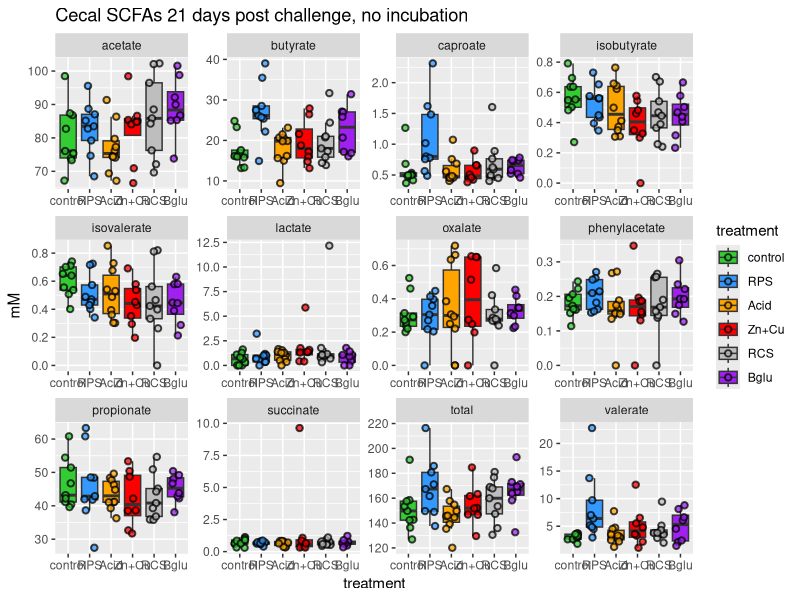
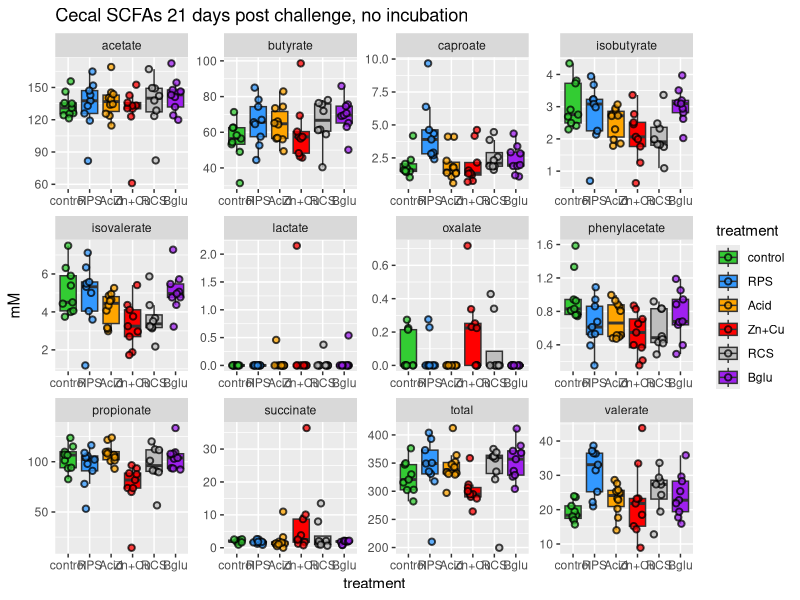
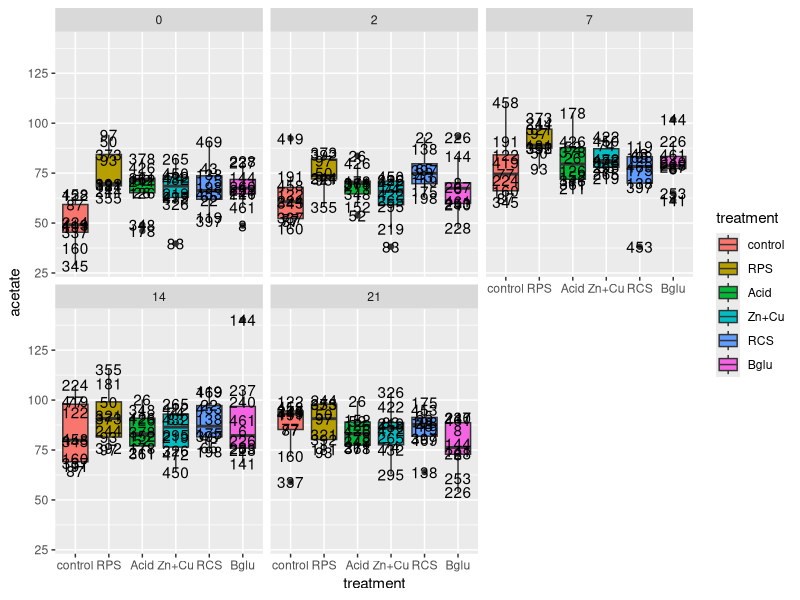
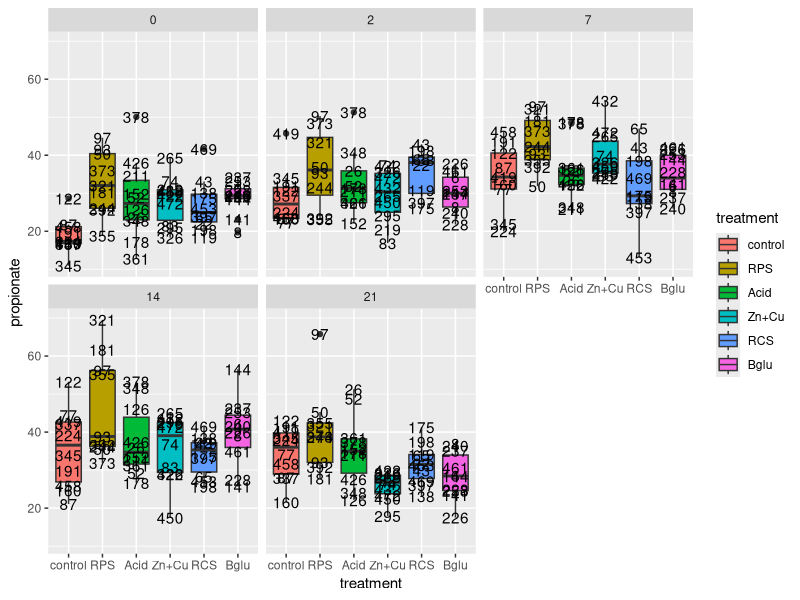
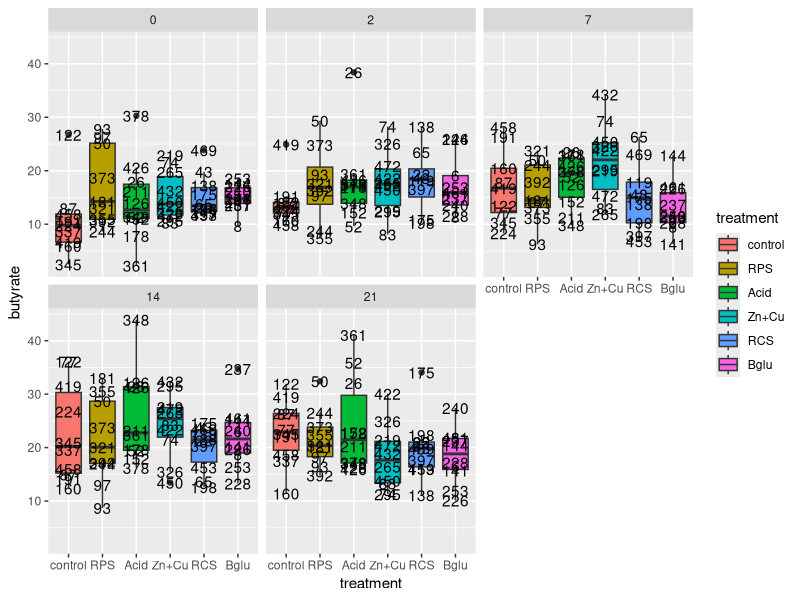
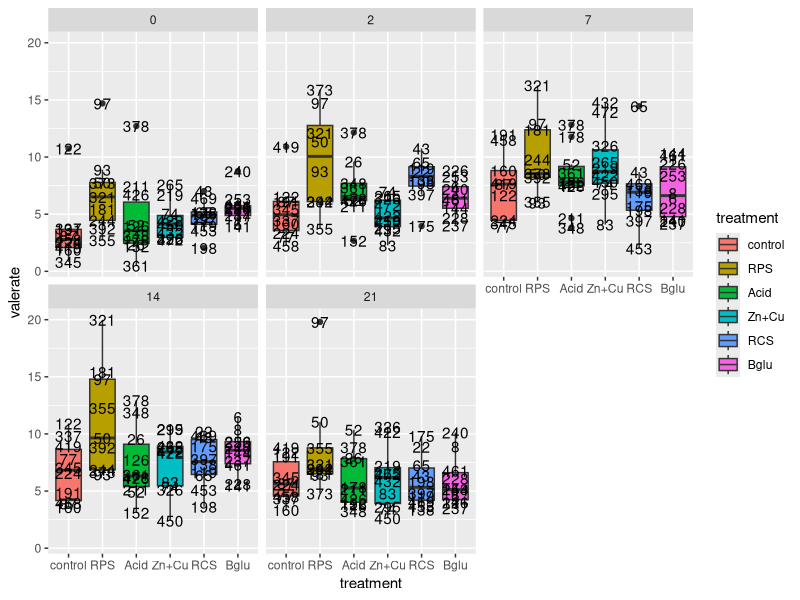
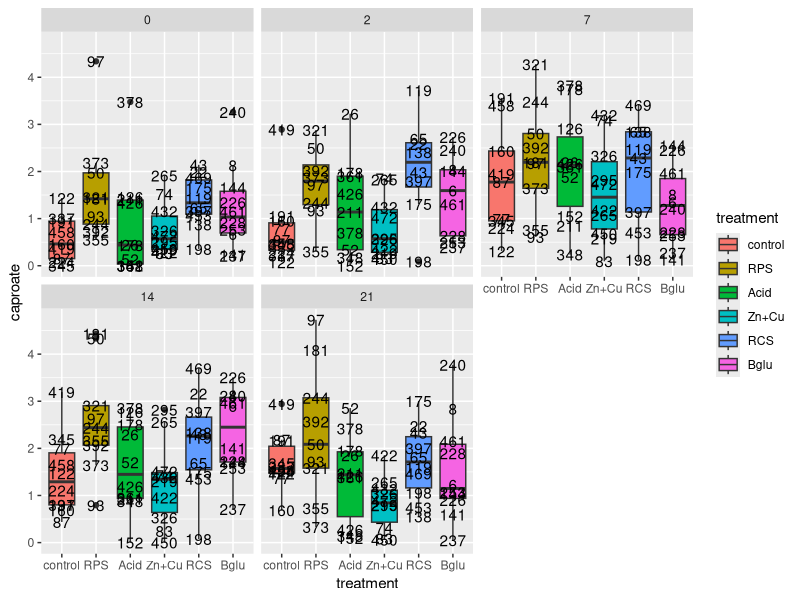
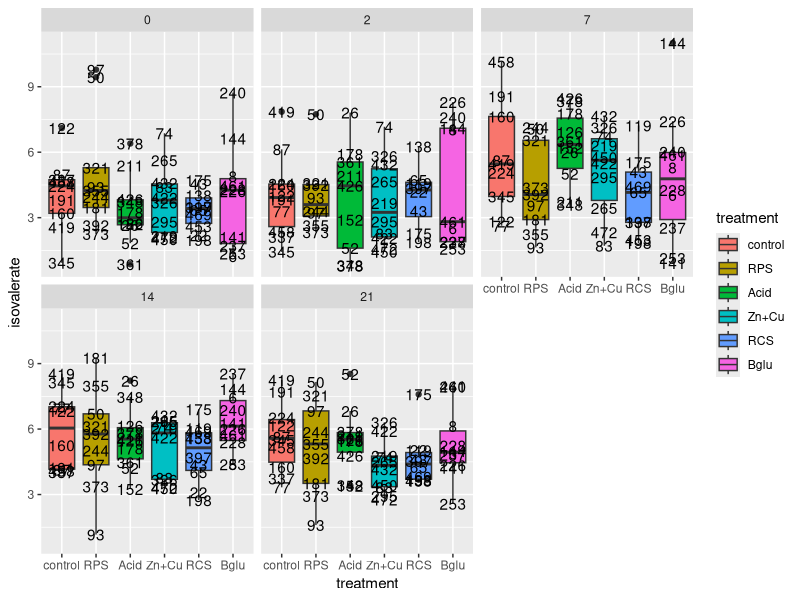

The R script that drew these images, in order:
# setwd('')
library(tidyverse)


vfas <- read_csv('./data/FS12b_vfas.csv')

vfas$treatment <- factor(vfas$treatment, levels = c('control', 'RPS', 'Acid', 'Zn+Cu', 'RCS', 'Bglu'))

vfas.gather <- vfas %>% gather(key = VFA, value = mM, -(pignum:hour))

vfas.gather$set <- paste(vfas.gather$hour, vfas.gather$treatment)

# initial peek #

filter(vfas.gather, hour == 0) %>% ggplot(aes(x=treatment, y=mM, group=set, fill=treatment)) +
  geom_boxplot(outlier.alpha = 0) +geom_jitter(shape=21, size=1.5, stroke=1, alpha=.75, width = .25)+
  scale_fill_manual(values=c('#33CC33', '#3399FF', 'orange', 'red', 'grey', 'purple')) + 
  facet_wrap(~VFA, scales = 'free') + ggtitle("Cecal SCFAs 21 days post challenge, no incubation")

filter(vfas.gather, hour == 24) %>% ggplot(aes(x=treatment, y=mM, group=set, fill=treatment)) +
  geom_boxplot(outlier.alpha = 0) +geom_jitter(shape=21, size=1.5, stroke=1, alpha=.75, width = .25)+
  scale_fill_manual(values=c('#33CC33', '#3399FF', 'orange', 'red', 'grey', 'purple')) + 
  facet_wrap(~VFA, scales = 'free') + ggtitle("Cecal SCFAs 21 days post challenge, no incubation")

### propionate in 24hr incubation seems to have suffered in ZN

# 0 and 24 hr together

# filter(vfas.gather, VFA != 'succinate') %>% ggplot(aes(x=hour, y=mM, group=set, fill=treatment)) +
#   geom_boxplot(outlier.alpha = 0) +
#   scale_fill_manual(values=c('#33CC33', '#3399FF', 'orange', 'red', 'grey', 'purple')) + 
#   facet_wrap(~VFA, scales = 'free')
# 
###

# tests for RPS vs control

buttest <- vfas.gather %>% filter(treatment %in% c('control', 'RPS') & hour ==0 & VFA == 'butyrate')
valtest <- vfas.gather %>% filter(treatment %in% c('control', 'RPS') & hour ==0 & VFA == 'valerate')
captest <- vfas.gather %>% filter(treatment %in% c('control', 'RPS') & hour ==0 & VFA == 'caproate')
tottest <- vfas.gather %>% filter(treatment %in% c('control', 'RPS') & hour ==0 & VFA == 'total')

wilcox.test(buttest$mM~buttest$treatment) # p-value = 0.00399
wilcox.test(valtest$mM~valtest$treatment) # p-value = 0.0007816
wilcox.test(captest$mM~captest$treatment) # p-value = 0.01061
wilcox.test(tottest$mM~tottest$treatment) # p-value = 0.1135


### for correlations ###

vfas0 <- filter(vfas, hour == 0) %>% select(-hour)

vfas24 <- filter(vfas, hour == 24) %>% select(-hour)

colnames(vfas24) <- paste('P', colnames(vfas24), sep = '_') # why 'P' ?  Because it shows the 'P'otential amount of VFAs for that bolus

colnames(vfas24)[1] <- 'pignum'

vfas_for_cor <- merge(vfas0, vfas24, by = 'pignum')

vfas_for_cor$day <- 21
vfas_for_cor$tissue <- 'cecal_contents'
vfas_for_cor <- vfas_for_cor %>% select(pignum, treatment, day, tissue, everything())


write_csv(vfas_for_cor, './data/FS12b_vfas_for_cor.csv')

############### FECAL DATA #################




library(tidyverse)


####### WARNING! I THINK THERE IS A PROBLEM WITH THE DATA FROM DAY 7 and 21!!!!!

### SUSPICIOUS AMOUNTS OF LACTATE AND SUCCINATE ARE PRESENT, USUALLY THESE ARE VERY RARE
### I THINK THERE WAS AN ISSUE DURING SAMPLE PREP
### MY GUESS IS THAT THE SAMPLES WERE ALLOWED TO THAW AT ROOM TEMP FOR TOO LONG AND 
### SOME BACTERIAL METABOLIC ACTIVITY GENERATED EXCESS LACTATE AND SUCCINATE
### USUALLY THESE WOULD BE CONVERTED TO OTHER SCFAS BY ANAEROBIC FERMENTATION BUT
### THE ANAEROBES PROBABLY DIED DUE TO OXYGEN EXPOSURE.


# write_csv(res.all, 'FS12b_fecal_vfas.csv')

res.all <- read_csv('./data/FS12b_fecal_vfas.csv')
tests <- filter(res.all, time == 0) %>% do(pwilx=pairwise.wilcox.test(.$butyrate, .$treatment, p.adjust.method = 'none'))
#pairwise.wilcox.test(p.adjust.method = )
tests[[1]]


tests <- filter(res.all, time == 0) %>% do(pwilx=pairwise.wilcox.test(.$caproate, .$treatment, p.adjust.method = 'none'))
#pairwise.wilcox.test(p.adjust.method = )
tests[[1]]


tests <- filter(res.all, time == 0) %>% do(pwilx=pairwise.wilcox.test(.$valerate, .$treatment, p.adjust.method = 'none'))
#pairwise.wilcox.test(p.adjust.method = )
tests[[1]]


res.all$treatment <- factor(res.all$treatment, levels=c('control', 'RPS', 'Acid', 'Zn+Cu', 'RCS', 'Bglu'))


res.all %>% ggplot(aes(x=treatment, y=acetate, fill=treatment)) + facet_wrap(~time) + geom_boxplot() + geom_text(aes(label=pignum))
res.all %>% ggplot(aes(x=treatment, y=propionate, fill=treatment)) + facet_wrap(~time) + geom_boxplot()+ geom_text(aes(label=pignum))
res.all %>% ggplot(aes(x=treatment, y=butyrate, fill=treatment)) + facet_wrap(~time) + geom_boxplot()+ geom_text(aes(label=pignum))
res.all %>% ggplot(aes(x=treatment, y=valerate, fill=treatment)) + facet_wrap(~time) + geom_boxplot()+ geom_text(aes(label=pignum))
res.all %>% ggplot(aes(x=treatment, y=caproate, fill=treatment)) + facet_wrap(~time) + geom_boxplot()+ geom_text(aes(label=pignum))
res.all %>% ggplot(aes(x=treatment, y=isovalerate, fill=treatment)) + facet_wrap(~time) + geom_boxplot()+ geom_text(aes(label=pignum))
res.all %>% ggplot(aes(x=treatment, y=oxalate, fill=treatment)) + facet_wrap(~time) + geom_boxplot()+ geom_text(aes(label=pignum))
res.all %>% ggplot(aes(x=treatment, y=phenylacetate, fill=treatment)) + facet_wrap(~time) + geom_boxplot()+ geom_text(aes(label=pignum))
res.all %>% ggplot(aes(x=treatment, y=succinate, fill=treatment)) + facet_wrap(~time) + geom_boxplot()+ geom_text(aes(label=pignum))
res.all %>% ggplot(aes(x=treatment, y=fumarate, fill=treatment)) + facet_wrap(~time) + geom_boxplot()+ geom_text(aes(label=pignum))
res.all %>% ggplot(aes(x=treatment, y=lactate, fill=treatment)) + facet_wrap(~time) + geom_boxplot()+ geom_text(aes(label=pignum))


res.gather <- res.all %>% gather(key = variable, value = concentration, -(pignum:set))

# res.gather %>% filter(variable == 'total')%>% ggplot(aes(x=time, y=concentration, group=pignum, color=treatment)) + geom_line()

res.sum <- res.gather %>%  group_by(time, treatment, variable) %>%
  summarise(mean=mean(concentration), sd=sd(concentration), n=n(), sterr=sd/sqrt(n))

res.sum <- res.sum %>% mutate(treat_var=paste(treatment, variable, sep='_'))

res.sum$treatment <- factor(res.sum$treatment, levels= c('control', 'RPS', 'Acid', 'Zn+Cu', 'RCS', 'Bglu'))

res.sum %>% ggplot(aes(x=time, y=mean, group=treat_var, color=treatment)) +
  geom_line() + facet_wrap(~variable, scales='free') + scale_color_manual(values=c('#33CC33', '#3399FF', 'orange', 'red', 'grey', 'purple')) + ggtitle('Mean concentration of fecal SCFAs over time')
 
